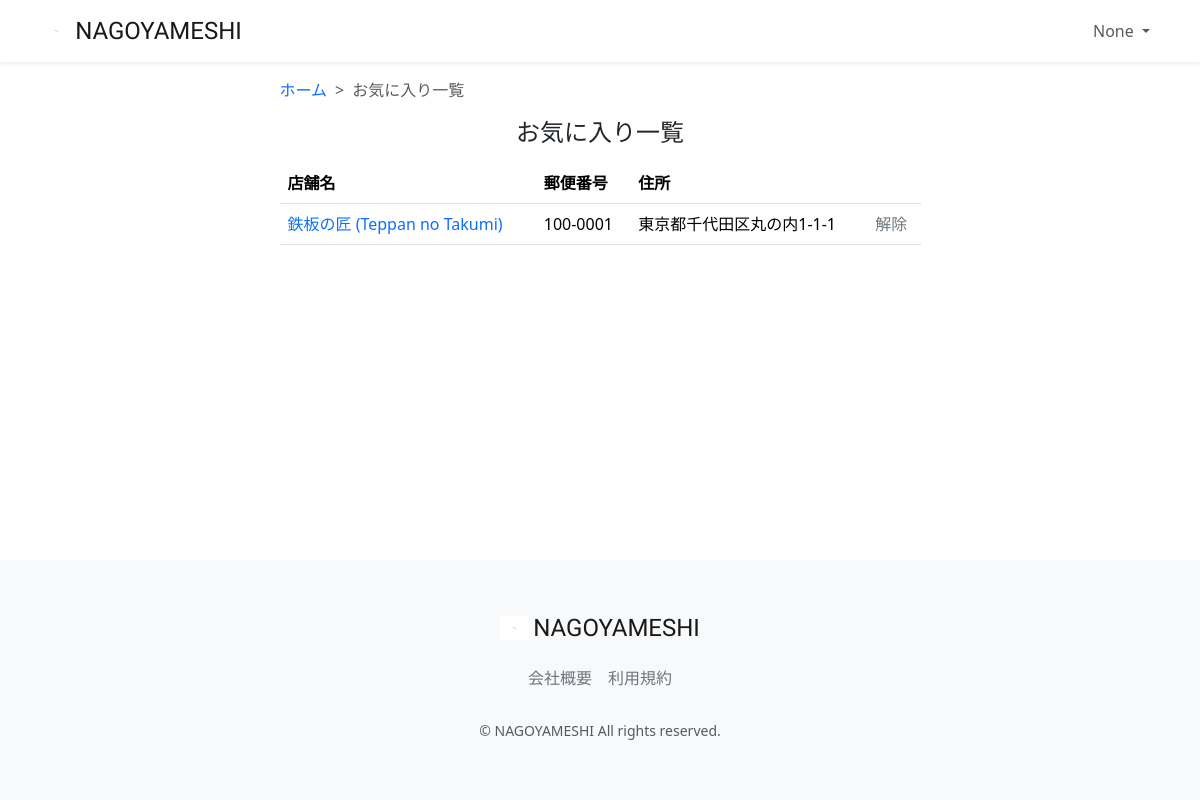
The app's page /favorite-list/ (signed in) with its own data.
### accounts/models.py (models this page shows, shortened)
class CustomUser(AbstractUser):
    user_name = models.CharField(max_length=128, null=True, blank=True, verbose_name='ユーザー名前')
    hurigana = models.CharField(max_length=128, null=True, blank=True, verbose_name='フリガナ')
    zip_code = models.CharField(max_length=16, null=True, blank=True, verbose_name='郵便番号')
    address = models.CharField(max_length=255, null=True, blank=True, verbose_name='住所')
    phone_number = models.CharField(max_length=20, null=True, blank=True, verbose_name='電話番号')
    birthday = models.CharField(max_length=20, null=True, blank=True, verbose_name='誕生日')
    job = models.CharField(max_length=255, null=True, blank=True, verbose_name='職業')
    is_subscribed = models.BooleanField(default=False, verbose_name='有料会員')
    card_name = models.CharField(max_length=128, null=True, blank=True, verbose_name='カード名義')
    card_number = models.CharField(max_length=128, null=True, blank=True, verbose_name='カード番号')
    class Meta:
        verbose_name_plural = 'CustomUser'

### restaurant/models.py (models this page shows, shortened)
class Favorite(models.Model):
    user = models.ForeignKey(CustomUser, verbose_name='ユーザー', on_delete=models.PROTECT, null=True, blank=True)
    restaurant = models.ForeignKey(Restaurant, verbose_name='レストラン', on_delete=models.PROTECT)
    created_at = models.DateTimeField(verbose_name='お気に入り登録日時', auto_now_add=True)
    updated_at = models.DateTimeField(verbose_name='お気に入り更新日時', auto_now=True)
    class Meta:
        verbose_name_plural = 'Favorite'

class Restaurant(models.Model):
    name = models.CharField(verbose_name='店舗名', max_length=64)
    description = models.CharField(verbose_name='説明', max_length=128)
    price = models.CharField(verbose_name='価格帯', max_length=32)
    zip_code = models.CharField(verbose_name='郵便番号', max_length=32)
    address = models.CharField(verbose_name='住所', max_length=128)
    business_time = models.CharField(verbose_name='営業時間', max_length=64)
    close_day_of_week = models.CharField(verbose_name='定休日', max_length=32)
    seats_number = models.CharField(verbose_name='座席数', max_length=32)
    category = models.ForeignKey(Category, verbose_name='カテゴリー', on_delete=models.PROTECT)
    rate = models.FloatField(verbose_name='レート', default=0.0)
    review_num = models.IntegerField(verbose_name='レビュー数', default=0)
    reservation_num = models.IntegerField(verbose_name='予約数', default=0)
    photo = models.ImageField(verbose_name='写真', blank=True, null=True)
    created_at = models.DateTimeField(verbose_name='作成日時', auto_now_add=True)
    updated_at = models.DateTimeField(verbose_name='更新日時', auto_now=True)
    class Meta:
        verbose_name_plural = 'Restaurant'

### restaurant/views.py (the view)
# urls.py: path("favorite-list/", views.FavoriteListView.as_view(),
class FavoriteListView(generic.ListView):
    model = models.Favorite
    template_name = 'favorite/favorite_list.html'
    def get_queryset(self):
        user_id = self.request.user.id
        queryset =models.Favorite.objects.filter(user_id=user_id).order_by('-created_at')
        return queryset

### restaurant/templates/favorite/favorite_list.html (shortened to what this page needs)
{% extends "layout/base.html" %}
{% load static %}
{% block content %}
<main>
    <div class="container nagoyameshi-container pb-5">
        <div class="row justify-content-center">
            <div class="col-xxl-6 col-xl-7 col-lg-8 col-md-10">
                <nav class="my-3" style="--bs-breadcrumb-divider: '>';" aria-label="breadcrumb">
                    <ol class="breadcrumb mb-0">
                        <li class="breadcrumb-item"><a href="{% url 'top_page' %}">ホーム</a></li>
                        <li class="breadcrumb-item active" aria-current="page">お気に入り一覧</li>
                    </ol>
                </nav>
                <h1 class="mb-3 text-center">お気に入り一覧</h1>
                <table class="table">
                    <thead>
                        <tr>
                            <th scope="col">店舗名</th>
                            <th scope="col">郵便番号</th>
                            <th scope="col">住所</th>
                            <th scope="col"></th>
                        </tr>
                    </thead>
                    <tbody>
                        {% for favorite in object_list %}
                        <tr>
                            <td>
                                <a href="{% url 'restaurant_detail' favorite.restaurant.id %}">
                                    {{ favorite.restaurant.name }}
                                </a>
                            </td>
                            <td>{{ favorite.restaurant.zip_code }}</td>
                            <td>{{ favorite.restaurant.address }}</td>
                            <td>
                                <a href="#" class="link-secondary"
                                   data-bs-toggle="modal"
                                   data-bs-target="#removeFavoriteModal"
                                   data-favorite-id="{{ favorite.id }}"
                                   data-restaurant-name="{{ favorite.restaurant.name }}">
                                    解除
                                </a>
                            </td>
                        </tr>
                        {% endfor %}
                    </tbody>
                </table>
            </div>
        </div>
    </div>
</main>
{% endblock %}

### restaurant/templates/layout/base.html (shortened to what this page needs)
{% load static %}
<!DOCTYPE html>
<html lang="ja">
<head>
    <link href="https://cdn.jsdelivr.net/npm/bootstrap@5.3.3/dist/css/bootstrap.min.css" rel="stylesheet"
>
    <link href="{% static 'css/nagoyameshi.css' %}" rel="stylesheet">
</head>
<body>
<div id="app" class="wrapper">
    <nav class="navbar navbar-expand-md navbar-light bg-white shadow-sm">
        <div class="container nagoyameshi-container">
            <a class="navbar-brand app-name" href="{% url 'top_page' %}">
                <div class="d-flex align-items-center">
                    <img class="nagoyameshi-logo me-1" src="{% static 'images/logo/logo.svg' %}" alt="nagoyameshi">
                    NAGOYAMESHI
                </div>
            </a>
            <div class="collapse navbar-collapse" id="navbarSupportedContent">
                <ul class="navbar-nav ms-auto">
                    {% if user.is_subscribed %}
                        <li class="nav-item dropdown">
                            <a id="navbarDropdown" class="nav-link dropdown-toggle" href="#" role="button"
                               data-bs-toggle="dropdown" aria-haspopup="true" aria-expanded="false" v-pre>
                                {{ user.user_name }}
                            </a>
                        </li>
                    {% endif %}
                </ul>
            </div>
        </div>
    </nav>
    {% block content %}{% endblock %}
    <footer class="bg-light">
        <div class="d-flex justify-content-center footer-logo">
            <a class="navbar-brand app-name" href="{% url 'top_page' %}">
                <div class="d-flex align-items-center">
                    <img class="nagoyameshi-logo me-1" src="{% static 'images/logo/logo.svg' %}" alt="nagoyameshi">
                    NAGOYAMESHI
                </div>
            </a>
        </div>
        <div class="d-flex justify-content-center footer-link">
            <a href="{% url 'company_page' %}" class="link-secondary me-3">会社概要</a>
            <a href="{% url 'terms_page' %}" class="link-secondary">利用規約</a>
        </div>
        <p class="text-center text-muted small mb-0">&copy; NAGOYAMESHI All rights reserved.</p>
    </footer>
</div>
</body>
</html>

### static/css/nagoyameshi.css (style rules this page uses)
.wrapper { min-height: 100vh; position: relative; padding-bottom: 240px; box-sizing: border-box; }
.nagoyameshi-logo { height: 24px; }
.app-name { font-family: 'Carter One', cursive; font-size: 24px; color: #191919; }
footer { width: 100%; height: 240px; position: absolute; bottom: 0; padding: 50px 15px; }
.footer-logo { margin-bottom: 20px; }
.footer-link { margin-bottom: 30px; }
h1 { font-size: 1.5rem; }
a { text-decoration: none !important; }

### records on screen
CustomUser: user_name "None"
Favorite: restaurant.name "鉄板の匠 (Teppan no Takumi)", restaurant.zip_code "100-0001", restaurant.address "東京都千代田区丸の内1-1-1"
